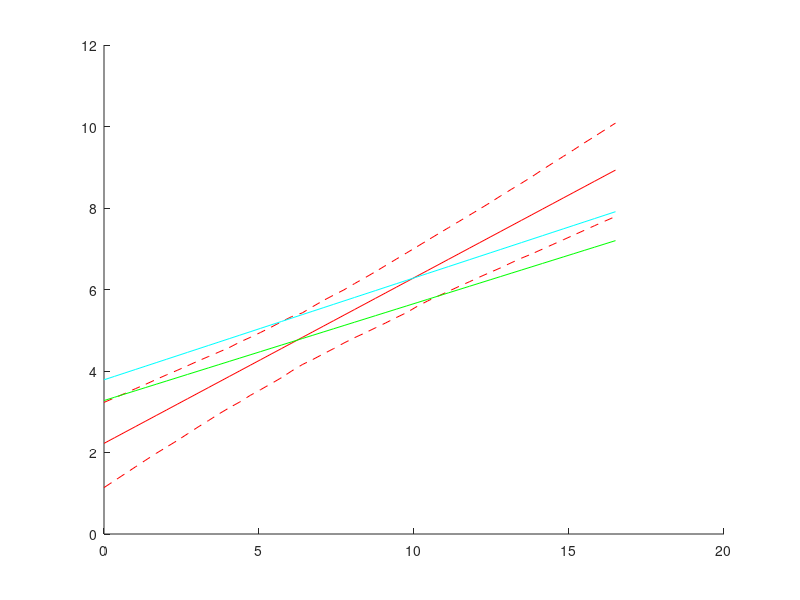

This chart was generated by the following MATLAB code: (Note: this script raises an error after producing the figure.)
figure;
subplot(1,1,1);

% first we plot the data collected by Stevenson and colleagues (1992)
load('hw-magnitude/stevData_converted.mat')

xx = scx;
yy = scy/2; % convert from full-width to half-width

% bootstrap linear fit
nSamples = 1000;
m = numel(xx);

xi_max = 16.5;
samples = randi(m, [nSamples, m]);
xi = linspace(0,xi_max,50);
yi = zeros(nSamples, size(xi, 2));
for i = 1:nSamples

    thisx = xx(samples(i,:));
    thisy = yy(samples(i,:));

    p = polyfit(thisx, thisy, 1);

    yi(i, :) = p(1)*xi + p(2);
    hold on;
end

ciBounds = [2.5 97.5];
ci = zeros(size(xi, 2), 2);
for j = 1:size(xi, 2)
    prc = prctile(yi(:, j), ciBounds);
    ci(j, :) = prc;
end

plot(xi, ci(:, 1), 'r--')
plot(xi, ci(:, 2), 'r--')
plot(xi, mean(yi, 1), 'r')

% then we plot fMRI estimates from V3A and V3B 
% (Goncalves et al., 2015, J Neurosci)
load('hw-magnitude/V3A_fwhm_fits.mat')
p = p/2; % convert from fwhm to hwhm
plot(xi, p(1)*xi + p(2), 'g')
disp(p(1))

load('hw-magnitude/V3B_fwhm_fits.mat')
p = p/2; % convert from fwhm to hwhm
plot(xi, p(1)*xi + p(2), 'c')
disp(p(1))

% finally we plot our latest behavioural data
subjects = {'AW', 'NG', 'LS'};
lspec = {'^', 'o', 's'};
cspec = [145, 118, 182; 71, 169, 71; 252 147 48] / 255;
hold on;

disparityMagnitude = [];
halfWidth = [];
for ss = 1:numel(subjects)
    
    res = load(['hw-magnitude/' subjects{ss} '_halfWidth_magnitude.mat']);
    
    disparityMagnitude = [disparityMagnitude res.thisDispMag];
    halfWidth = [halfWidth res.halfWidth];
    
    plot(res.thisDispMag, res.halfWidth, 'LineStyle', 'none', 'Marker', lspec{ss}, 'color', cspec(ss,:), 'linewidth', 2)
    
end

[r, p] = corr(disparityMagnitude', halfWidth');

set(gca,'TickDir','out')
set(gca,'TickLength',[0.025 0.025])
ylabel('Half width (arcmin)')
xlabel('Disparity magnitude (arcmin)')
xlim([0, 16.5]);
ylim([0, 8]);
axis square;

plot2svg('figures/Fig4c.svg')
